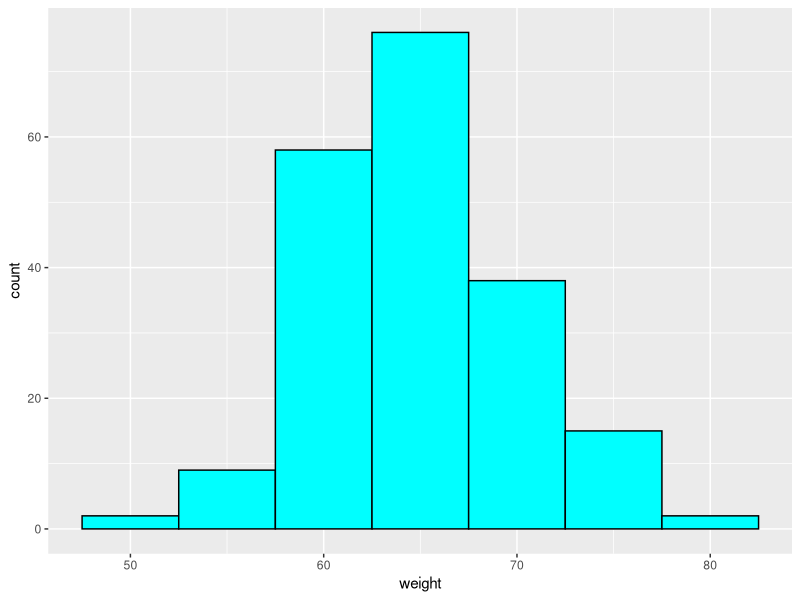
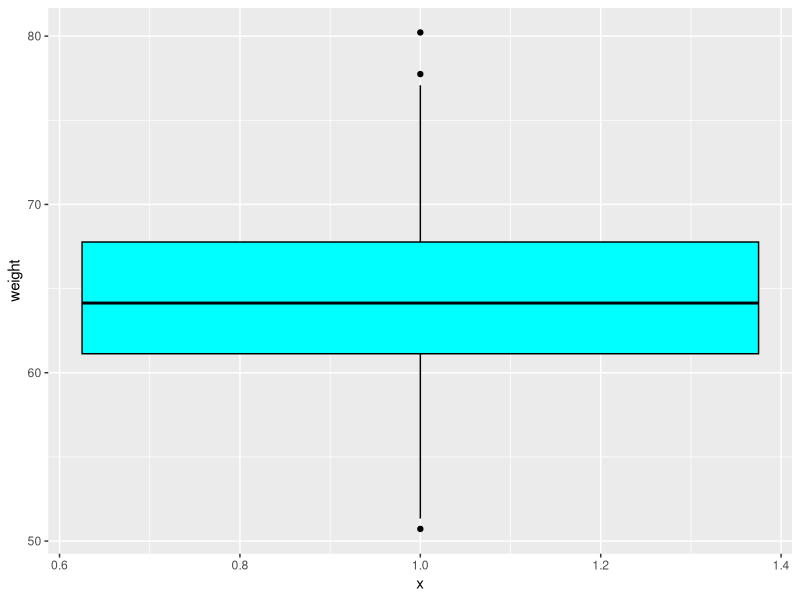
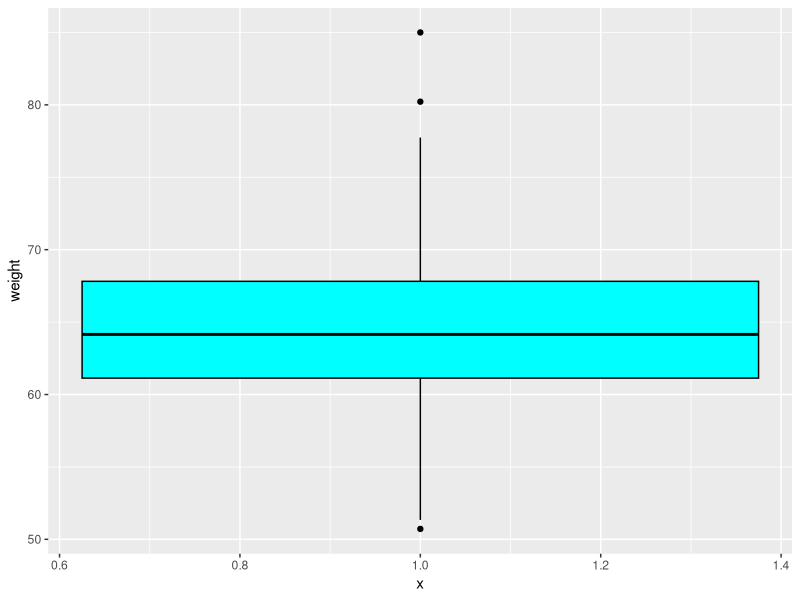

Write R code to recreate these figures, in order.
library(ggplot2)

#Histogram

set.seed(1234)
df <- data.frame(
  weight=rnorm(200, mean=65, sd=5)
)
head(df)


# Change the width of bins
ggplot(df, aes(x=weight)) + 
  geom_histogram(binwidth=5,color="black", fill="cyan")

#bins=10
#binwidth=20


#BoxPlot

ggplot(df, aes(x=1, y=weight)) + geom_boxplot(color="black", fill="cyan")

mean(df$weight)
quantile(df$weight)




set.seed(1234)
df1 <- data.frame(
  weight=c(rnorm(200, mean=65, sd=5),85)
)

mean(df1$weight)
quantile(df1$weight)

ggplot(df1, aes(x=1, y=weight)) +
  geom_boxplot(color="black", fill="cyan")


IQR <- quantile(df1$weight,0.75)-quantile(df1$weight,0.25)

c(quantile(df1$weight,0.25)-1.5*IQR,quantile(df1$weight,0.75)+1.5*IQR)



df1[df1$weight>77.83,]
df1[df1$weight<51.11016,]

